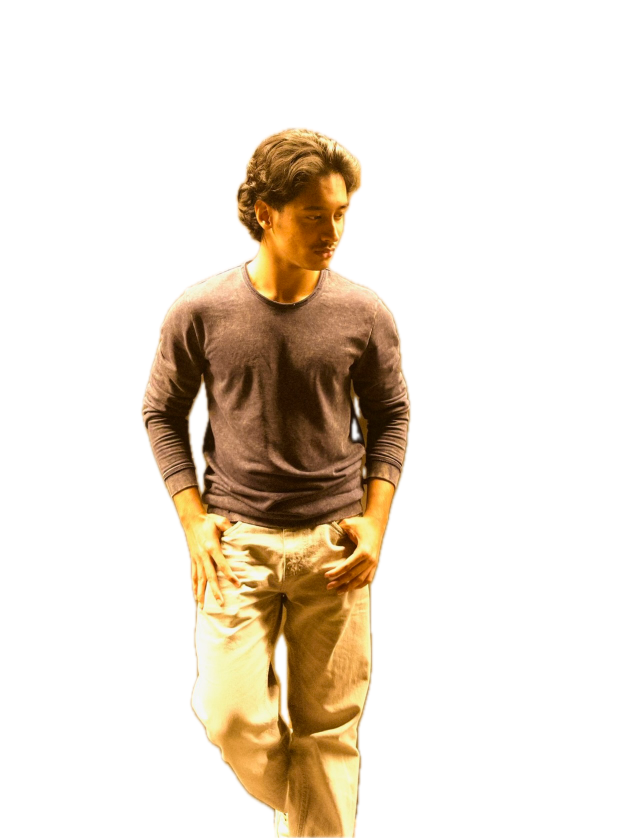
#> input picture Home_me.png, 1256 x 1675 px, found by its file name (shown at 1/2 size)
$ python prepare_home_photo.py
#> lines starting #> are read from the running program, lines starting #| are printed output that depends on the picture
"""
Makes the web copy of the home-screen photo.

  python3 tools/prepare_home_photo.py        (needs Pillow)

Reads public/images/home_me.png (a transparent-background PNG) and writes
public/images/home_me_web.webp:

1. Crops to the person and scales the longest side to MAX_SIDE.
2. Tones down the cut-out fringe. Semi-transparent pixels still carry colour from
   the original background (a bright halo around hair and shoulders on a dark page),
   so they are darkened in proportion to how transparent they are. Hair detail is
   left alone: nothing is blurred, smeared or re-coloured.

The original file is never modified.
"""
from PIL import Image

SRC = "public/images/home_me.png"
DST = "public/images/home_me_web.webp"
MAX_SIDE = 1600
FRINGE = 0.3  # brightness kept by a fully transparent fringe pixel

im = Image.open(SRC).convert("RGBA")
#> im is the input picture: PIL image 1256x1675 RGBA; mean R, G, B, A 39.9, 29.4, 16, 57.8
im = im.crop(im.getchannel("A").point(lambda a: 255 if a > 0 else 0).getbbox())
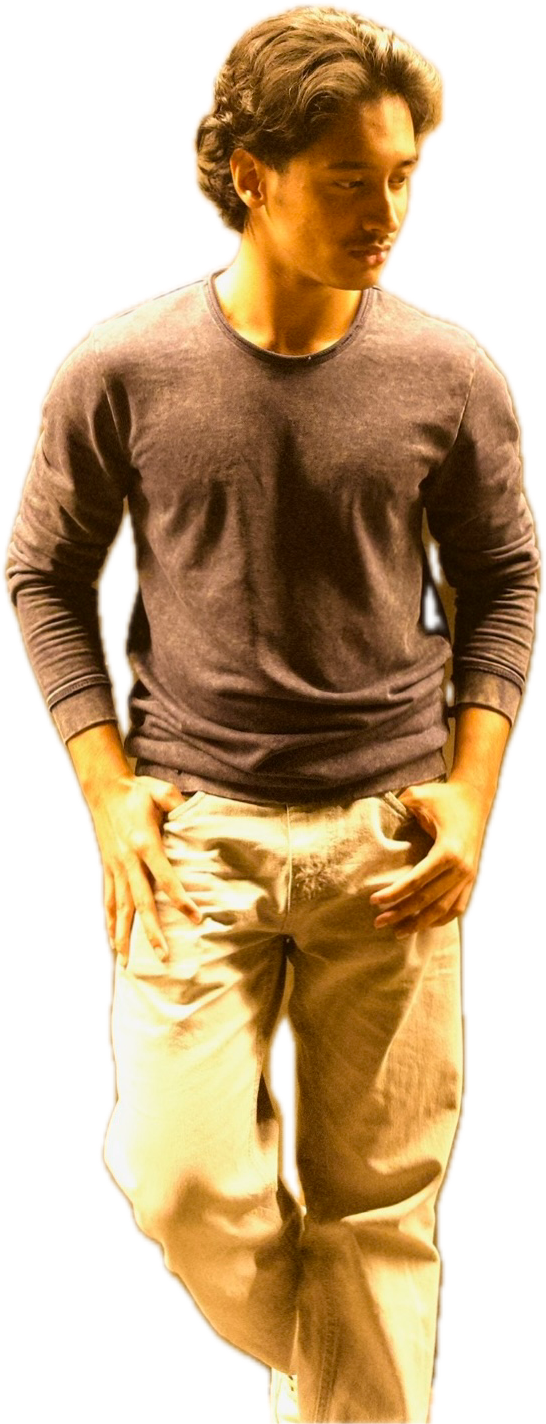
#> im: PIL image 546x1424 RGBA; mean R, G, B, A 108, 79.6, 43.2, 156.4; transparent parts drawn white
im.thumbnail((MAX_SIDE, MAX_SIDE), Image.LANCZOS)

r, g, b, a = im.split()
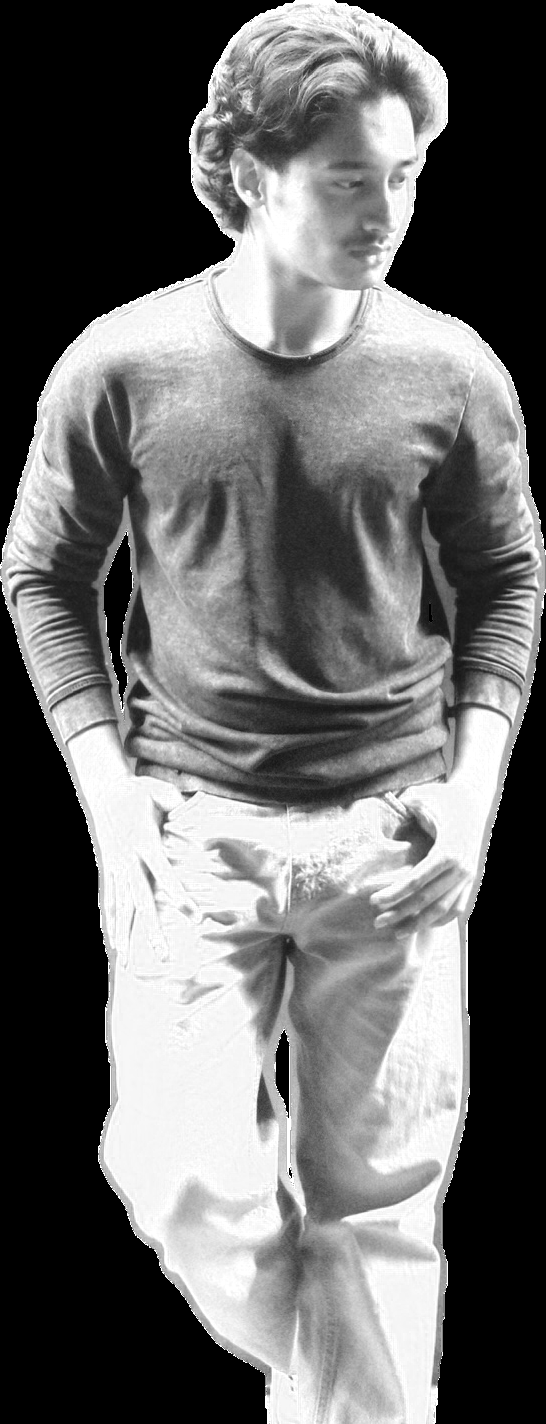
#> r: PIL image 546x1424 L; min 0, max 255, mean 108
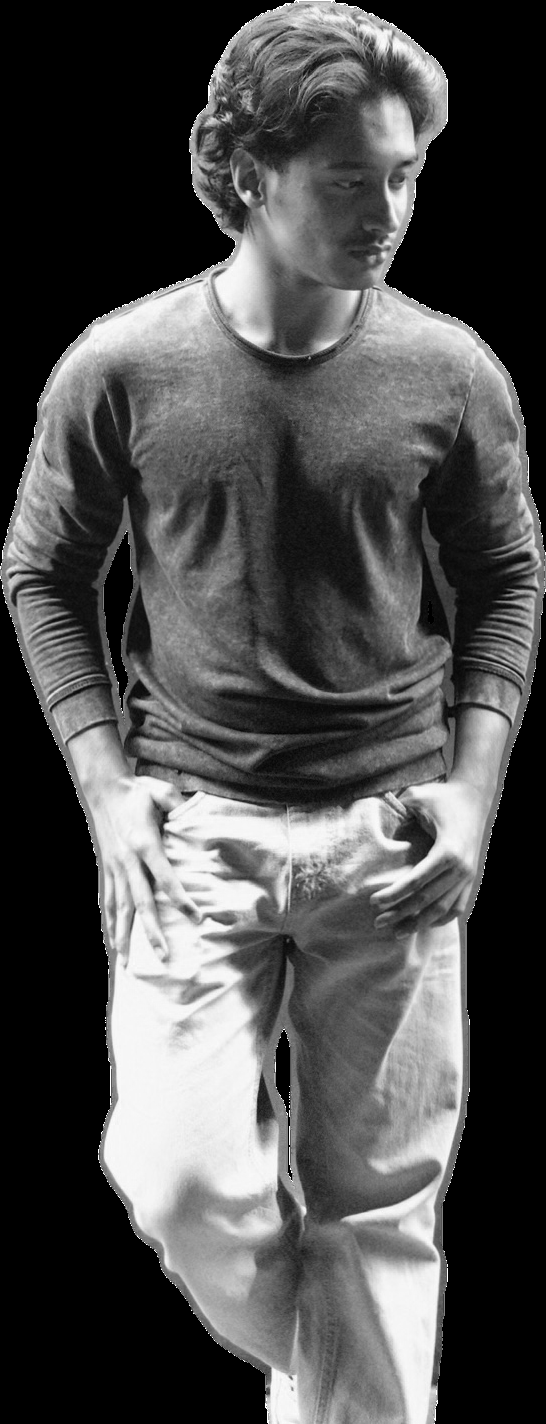
#> g: PIL image 546x1424 L; min 0, max 255, mean 79.6
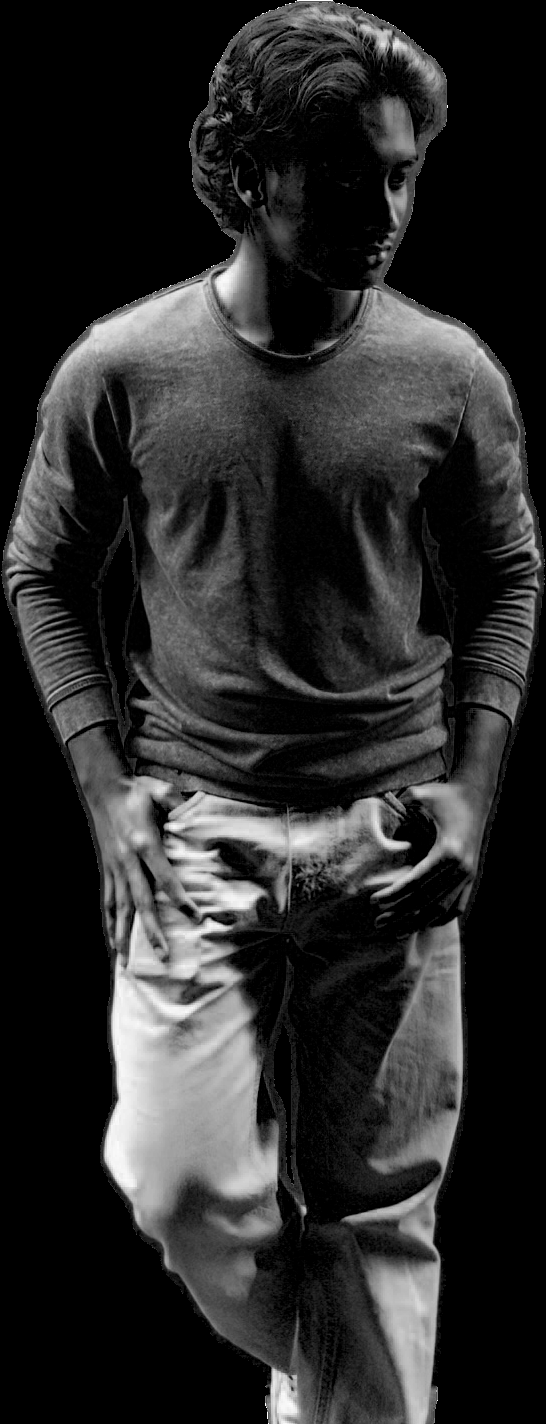
#> b: PIL image 546x1424 L; min 0, max 255, mean 43.2
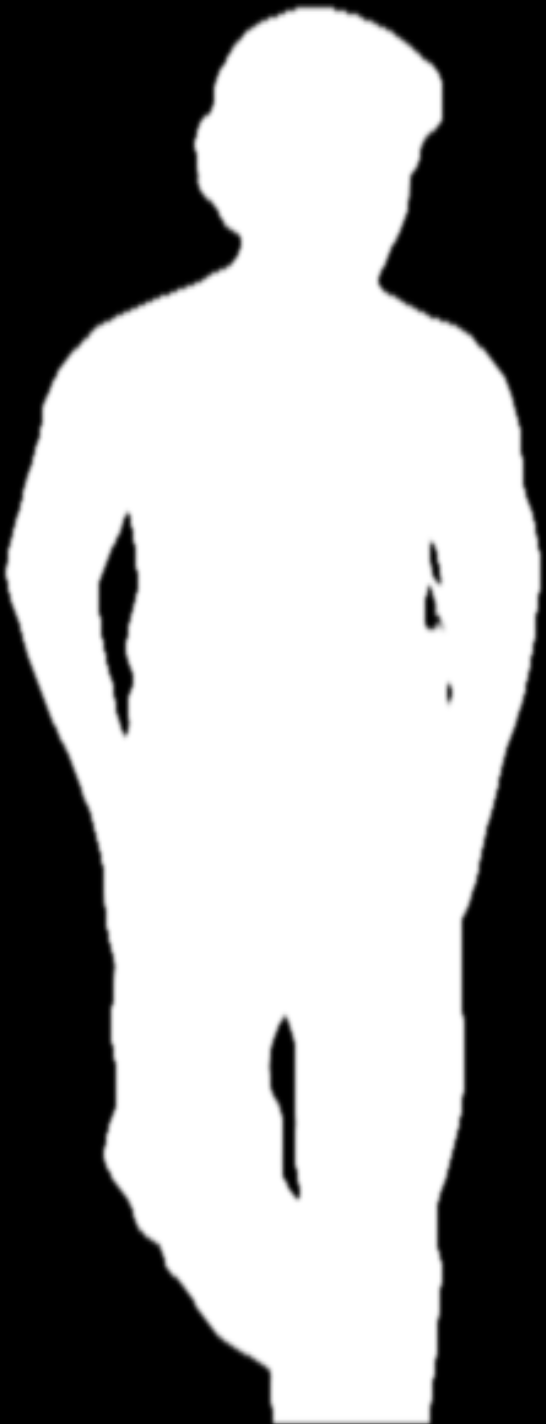
#> a: PIL image 546x1424 L; min 0, max 255, mean 156.4
# Fully opaque pixels keep their colour; the more transparent a pixel is, the more its
# leftover background colour is darkened away.
px = im.load()
w, h = im.size
#> w = 546; h = 1424
for y in range(h):
    for x in range(w):
        cr, cg, cb, ca = px[x, y]
        if ca == 255 or ca == 0:
            continue
        k = FRINGE + (1 - FRINGE) * (ca / 255)
        px[x, y] = (int(cr * k), int(cg * k), int(cb * k), ca)

im.save(DST, "WEBP", quality=92, method=6, exact=True)
print(DST, im.size)
#| public/images/home_me_web.webp (546, 1424)
